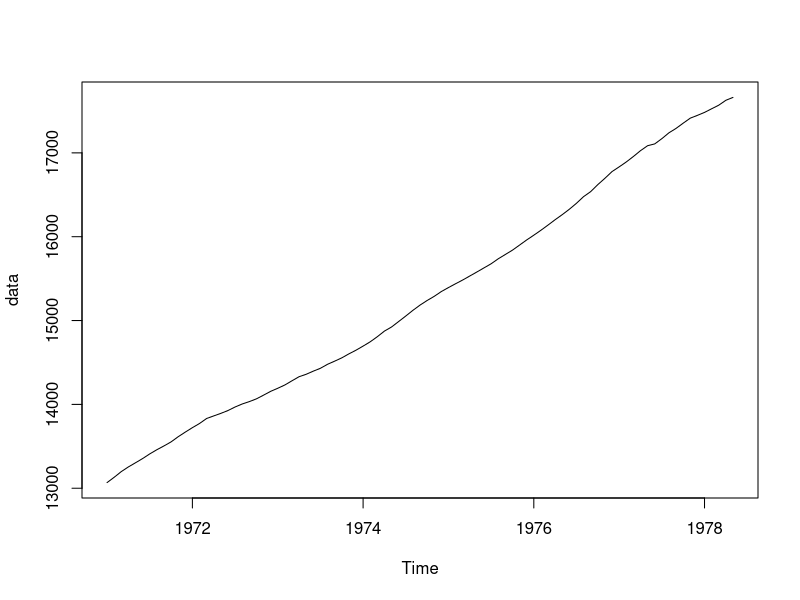

Write R code to recreate this figure. (Note: this script raises an error after producing the figure.)
## ---- chunk 1
data("austres")
class(austres)
data.ts <- austres
summary(data.ts)
head(data.ts)
data <- ts(austres,start=c(1971), frequency = 12)
## ---- chunk 2
plot.ts(data)
## ---- chunk 3
ets_pred <- ets(data)
ets_pred
## ---- chunk 4
plot(ets_pred)
ets_pred$mse
## ---- chunk 5
forecast.ets(ets_pred, h=12)
## ---- chunk 6
pred_ets <- forecast.ets(ets_pred, h=12)
plot(pred_ets)
